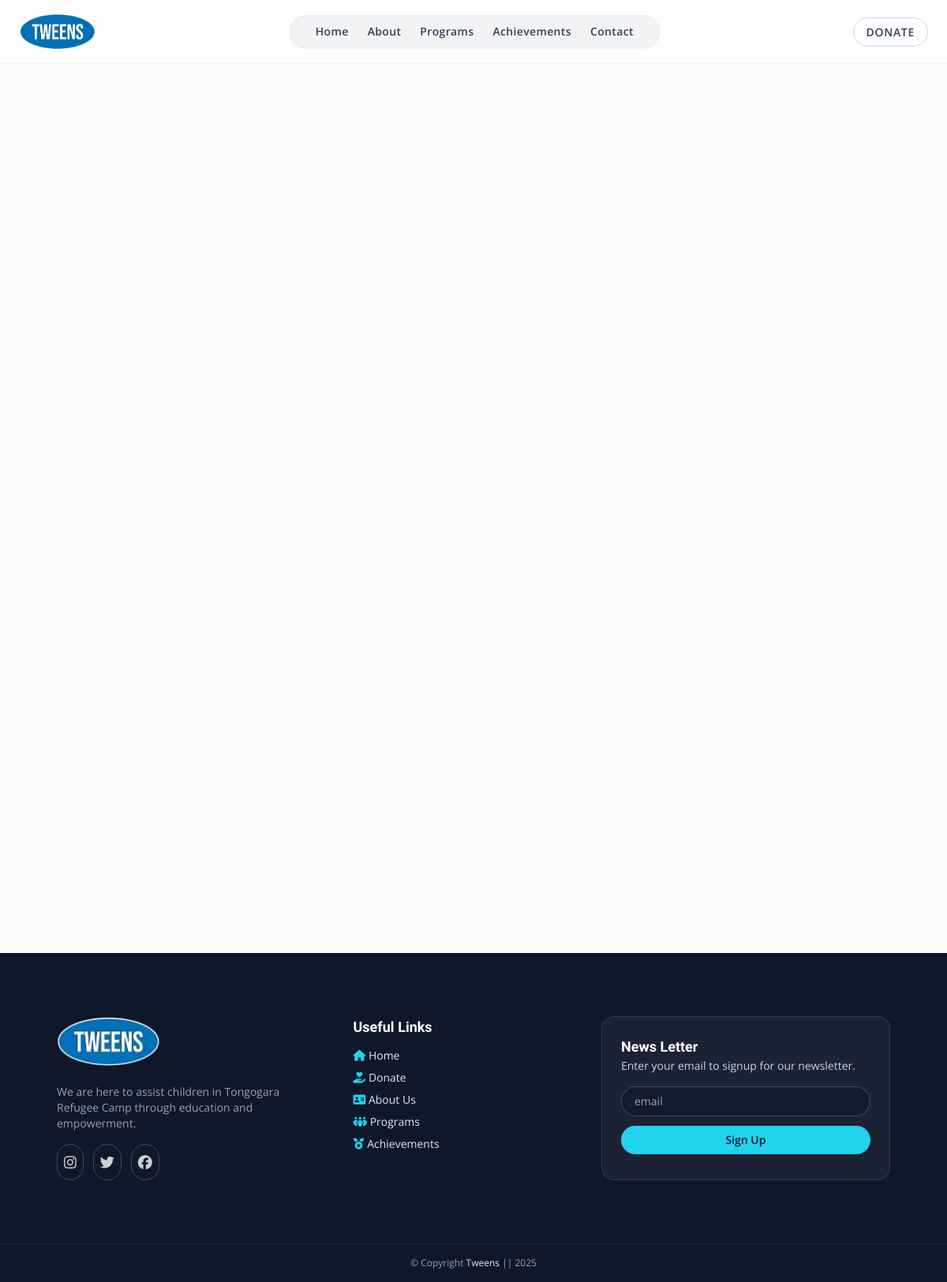
The page /news/2 on the database its author committed.
### flask_app/models.py (models this page shows)
class SiteContent(db.Model):
    __tablename__ = "site_content_table"
    __table_args__ = (
        UniqueConstraint("page", "section", "field", name="uq_site_content_key"),
    )
    id = db.Column(db.Integer, primary_key=True)
    page = db.Column(db.String(100), nullable=False)
    section = db.Column(db.String(100), nullable=False)
    field = db.Column(db.String(100), nullable=False)
    value = db.Column(db.Text, nullable=False)
    updated_at = db.Column(db.DateTime, nullable=False, default=datetime.utcnow, onupdate=datetime.utcnow)

### flask_app/app.py (the view)
@app.get("/news/<int:update_id>")
def news_detail(update_id: int):
    query = Updates.query
    if not is_authenticated():
        query = public_news_query()
    update = query.filter(Updates.id == update_id).first_or_404()
    newer_update = query.filter(Updates.id > update.id).order_by(Updates.id.asc()).first()
    older_update = query.filter(Updates.id < update.id).order_by(Updates.id.desc()).first()
    related_updates = (
        query.filter(Updates.id != update.id)
        .order_by(func.coalesce(Updates.published_at, Updates.created_at).desc(), Updates.id.desc())
        .limit(4)
        .all()
    )
    return render_template(
        "news.html",
        update=update,
        newer_update=newer_update,
        older_update=older_update,
        related_updates=related_updates,
        rendered_detail=render_markdown_content(update.detail),
        file_js="",
    )

### flask_app/app.py (called while the page is built)
@app.template_filter("format_date")
def format_date(value: datetime | None, fmt: str = "%a, %d %b %Y") -> str:
    if not value:
        return ""
    return value.strftime(fmt)

def is_authenticated() -> bool:
    return bool(session.get("authenticated"))

def public_news_query():
    return Updates.query.filter(
        Updates.status == "published",
        or_(Updates.published_at.is_(None), Updates.published_at <= datetime.utcnow()),
    )

def render_markdown_content(value: str | None) -> Markup:
    source = str(escape(value or ""))
    html = markdown.markdown(
        source,
        extensions=["fenced_code", "tables", "sane_lists", "nl2br"],
    )
    return Markup(html)

def get_page_content(page: str) -> dict[str, dict[str, str]]:
    defaults = SITE_CONTENT_DEFAULTS.get(page, {})
    content = {section: dict(fields) for section, fields in defaults.items()}
    rows = SiteContent.query.filter_by(page=page).all()
    for row in rows:
        content.setdefault(row.section, {})[row.field] = row.value
    return content

@app.context_processor
def inject_global_site_content():
    global_content = get_page_content("global")
    return {
        "global_content": global_content.get("branding", {}),
        "footer_content": global_content.get("footer", {}),
        "current_endpoint": request.endpoint,
    }

### flask_app/templates/news.html (shortened to what this page needs)
<!DOCTYPE html>
<html lang="en">
<head>
    <link rel="stylesheet" href="{{ url_for('static', filename='css/tailwind.css') }}">
    <link rel="stylesheet" href="https://cdnjs.cloudflare.com/ajax/libs/font-awesome/6.7.2/css/all.min.css" />
</head>
<body class="bg-slate-50">
    <div class="nav-banner fixed inset-x-0 top-0 z-50 flex items-center justify-between border-b border-slate-200/50 bg-white/80 px-6 py-4 backdrop-blur-lg transition-all duration-500">
        <div class="logo flex items-center gap-3">
            <a href="{{ url_for('home') }}" class="inline-flex items-center gap-3">
                <img src="{{ url_for('static', filename=global_content.get('logo_image', 'images/logo.png')) }}" alt="logo" class="h-12 object-cover">
            </a>
        </div>
        <nav class="hidden md:flex md:items-center md:gap-6 md:rounded-full md:bg-slate-900/5 md:backdrop-blur-xl md:px-8 md:py-2.5 md:border md:border-slate-200/60 md:shadow-sm">
            <a href="{{ url_for('home') }}" class="text-sm font-semibold tracking-wide transition-colors {% if current_endpoint == 'home' %}text-brand-aqua{% else %}text-slate-700 hover:text-brand-blue{% endif %}">Home</a>
            <a href="{{ url_for('about') }}" class="text-sm font-semibold tracking-wide transition-colors {% if current_endpoint == 'about' %}text-brand-aqua{% else %}text-slate-700 hover:text-brand-blue{% endif %}">About</a>
            <a href="{{ url_for('programs') }}" class="text-sm font-semibold tracking-wide transition-colors {% if current_endpoint == 'programs' %}text-brand-aqua{% else %}text-slate-700 hover:text-brand-blue{% endif %}">Programs</a>
            <a href="{{ url_for('achievements') }}" class="text-sm font-semibold tracking-wide transition-colors {% if current_endpoint == 'achievements' %}text-brand-aqua{% else %}text-slate-700 hover:text-brand-blue{% endif %}">Achievements</a>
            <a href="{{ url_for('contact') }}" class="text-sm font-semibold tracking-wide transition-colors {% if current_endpoint == 'contact' %}text-brand-aqua{% else %}text-slate-700 hover:text-brand-blue{% endif %}">Contact</a>
        </nav>
        <div class="hidden md:block">
            <a href="{{ global_content.get('donate_url', 'https://www.globalgiving.org/projects/transformative-education-for-refugees-in-zimbabwe/') }}" target="_blank" class="rounded-full border border-slate-300 px-4 py-2 text-sm font-semibold uppercase tracking-wider text-slate-700 transition hover:border-brand-aqua hover:text-brand-blue">Donate</a>
        </div>
    </div>
    <main class="mx-auto grid max-w-6xl gap-10 px-6 pt-24 pb-10 md:px-8 md:py-12 md:pt-24 lg:px-12 lg:py-16 lg:pt-24 lg:grid-cols-[minmax(0,1fr)_300px]">
    </main>
{% include 'components/footer.html' %}

### flask_app/templates/components/footer.html (shortened to what this page needs)
<section class="bg-slate-900 text-slate-200">
    <div class="mx-auto grid max-w-6xl gap-10 px-6 py-14 md:px-8 md:py-16 lg:px-12 lg:py-20 md:grid-cols-[1.1fr_0.9fr_1.2fr]">
        <div class="space-y-4">
            <a href="{{ url_for('home') }}" class="inline-flex items-center gap-3">
                <img src="{{ url_for('static', filename=global_content.get('logo_image', 'images/logo.png')) }}" alt="logo" class="h-16 object-cover">
            </a>
            <p class="text-sm text-slate-400">{{ footer_content.get('tagline', 'Refugee-led education initiatives building brighter futures through mentorship, access, and community care.') }}</p>
            <div class="flex gap-3 text-lg">
                <a href="https://www.instagram.com/tweens_tongogara/" target="_blank" class="rounded-full border border-white/20 p-2 text-white/80 transition hover:border-brand-aqua hover:text-brand-aqua"><i class="fa-brands fa-instagram"></i></a>
                <a href="https://x.com/TongogaraTweens" target="_blank" class="rounded-full border border-white/20 p-2 text-white/80 transition hover:border-brand-aqua hover:text-brand-aqua"><i class="fa-brands fa-twitter"></i></a>
                <a href="https://www.facebook.com/tweens.tongo/" target="_blank" class="rounded-full border border-white/20 p-2 text-white/80 transition hover:border-brand-aqua hover:text-brand-aqua"><i class="fa-brands fa-facebook"></i></a>
            </div>
        </div>
        <div class="space-y-3">
            <h2 class="text-lg font-semibold text-white">Useful Links</h2>
            <div class="space-y-2 text-sm">
                <p><i class="fa-solid fa-house text-brand-aqua"></i> <a href="{{ url_for('home') }}">Home</a></p>
                <p><i class="fa-solid fa-hand-holding-heart text-brand-aqua"></i> <a href="{{ global_content.get('donate_url', 'https://www.globalgiving.org/projects/transformative-education-for-refugees-in-zimbabwe/') }}" target="_blank">Donate</a></p>
                <p><i class="fa-solid fa-address-card text-brand-aqua"></i> <a href="{{ url_for('about') }}">About Us</a></p>
                <p><i class="fa-solid fa-people-group text-brand-aqua"></i> <a href="{{ url_for('programs') }}">Programs</a></p>
                <p><i class="fa-solid fa-medal text-brand-aqua"></i> <a href="{{ url_for('achievements') }}">Achievements</a></p>
            </div>
        </div>
        <div class="space-y-4 rounded-2xl border border-white/10 bg-white/5 p-6">
            <div>
                <h2 class="text-lg font-semibold text-white">{{ footer_content.get('newsletter_title', 'News Letter') }}</h2>
                <p class="text-sm text-slate-300">{{ footer_content.get('newsletter_caption', 'Enter your email to signup for our newsletter.') }}</p>
            </div>
            <form action="{{ url_for('newsletter_signup') }}" method="post" class="flex flex-col gap-3">
                <input type="email" placeholder="email" name="newsletter" required class="w-full rounded-full border border-white/20 bg-slate-900/60 px-4 py-2 text-sm text-white placeholder:text-slate-400 focus:border-brand-aqua focus:outline-none">
                <button type="submit" class="rounded-full bg-brand-aqua px-4 py-2 text-sm font-semibold text-slate-900 transition hover:brightness-110">Sign Up</button>
            </form>
        </div>
    </div>
    <div class="border-t border-white/10 py-4 text-center text-xs text-slate-400">
        <p>&copy; Copyright <a href="{{ url_for('news_validate_page') }}" class="text-slate-200">{{ global_content.get('org_name', 'Tweens') }}</a> || {{ footer_content.get('copyright_year', '2025') }}</p>
    </div>
</section>
</body>
</html>

### rows shown on the page
SiteContent: value (picture)
SiteContent: get "We are here to assist children in Tongogara Refugee Camp through education and empowerment."
SiteContent: get "News Letter"
SiteContent: get "Enter your email to signup for our newsletter."
SiteContent: get "Tweens"
SiteContent: get "2025"
